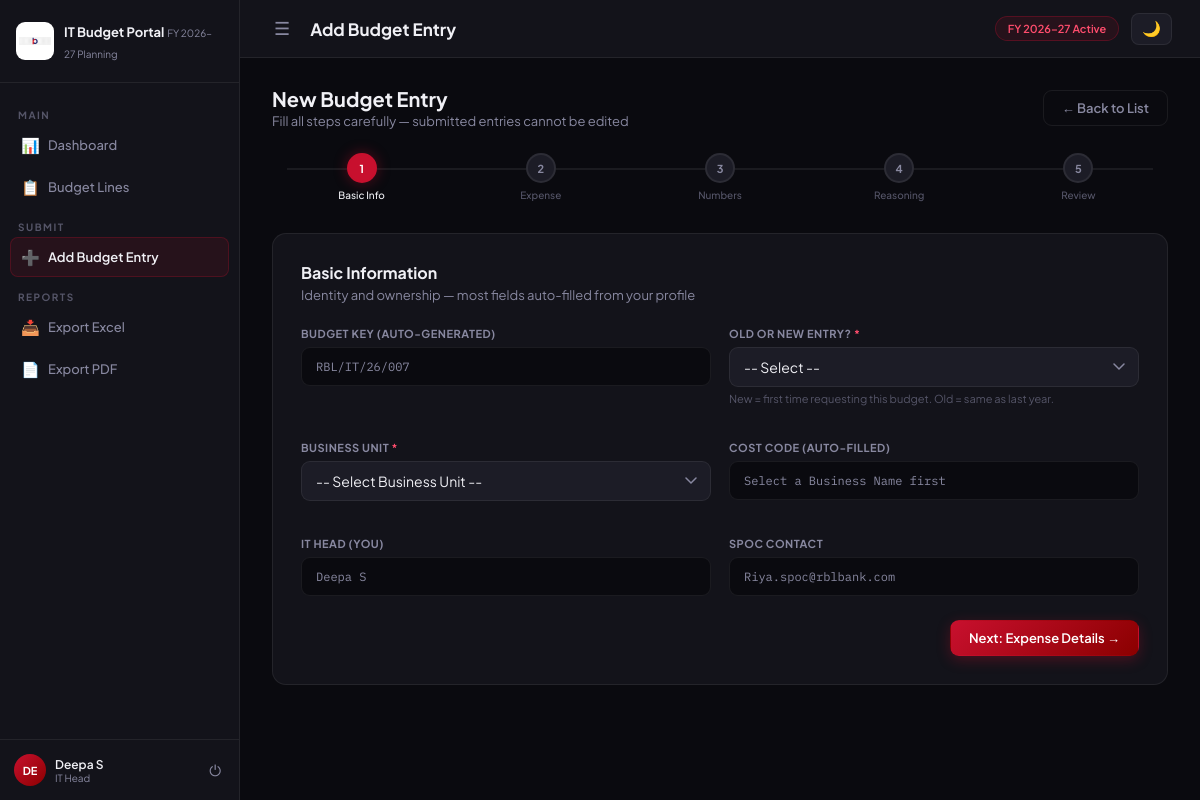
The page /budget/new (signed in) on the database its author committed.
### app/models.py (models this page shows, shortened)
class User(Base):
    __tablename__ = "users"
    id = Column(Integer, primary_key=True, index=True)
    full_name  = Column(String(100), nullable=False)
    email      = Column(String(150), unique=True, nullable=False, index=True)
    password   = Column(String(255), nullable=False)
    role = Column(Enum(UserRole), nullable=False, default=UserRole.IT_HEAD)
    department = Column(String(100), nullable=True)
    spoc_email = Column(String(150), nullable=True)
    cost_code  = Column(String(50), nullable=True)
    is_active  = Column(Boolean, default=True)
    created_at = Column(DateTime(timezone=True), server_default=func.now())
    budget_lines = relationship("BudgetLine", back_populates="submitted_by_user")
    approvals    = relationship("Approval", back_populates="action_by_user")

### app/routers/budget_router.py (the view)
@router.get("/new", response_class=HTMLResponse)
async def new_budget_form(request: Request, db: Session = Depends(get_db)):
    user = await get_user_from_cookie(request, db)
    if not user:
        return RedirectResponse(url="/auth/login")
    if user.role != models.UserRole.IT_HEAD:
        return RedirectResponse(url="/dashboard/")
    next_key = generate_budget_key(db)
    return templates.TemplateResponse("budget/form.html", {
        "request": request,
        "user": user, "next_key": next_key, "entry": None,
        "error": None, "active_page": "new_entry"
    })

### app/templates/budget/form.html (shortened to what this page needs)
{% extends "base.html" %}
{% block page_title %}Add Budget Entry{% endblock %}
{% block content %}
<div class="page-header">
  <div class="page-header-left">
    <h2>New Budget Entry</h2>
    <p>Fill all steps carefully — submitted entries cannot be edited</p>
  </div>
  <a href="/budget/" class="btn btn-ghost">← Back to List</a>
</div>
<div class="stepper">
  <div class="step active" id="step-1"><div class="step-circle">1</div><div class="step-label">Basic Info</div></div>
  <div class="step" id="step-2"><div class="step-circle">2</div><div class="step-label">Expense</div></div>
  <div class="step" id="step-3"><div class="step-circle">3</div><div class="step-label">Numbers</div></div>
  <div class="step" id="step-4"><div class="step-circle">4</div><div class="step-label">Reasoning</div></div>
  <div class="step" id="step-5"><div class="step-circle">5</div><div class="step-label">Review</div></div>
</div>
<form method="POST" action="/budget/new" id="budgetForm">
  <div class="form-step-card" id="form-step-1">
    <div class="step-card-title">Basic Information</div>
    <div class="step-card-sub">Identity and ownership — most fields auto-filled from your profile</div>
    <div class="form-grid-2">
      <div class="field-group">
        <label class="field-label">Budget Key (Auto-generated)</label>
        <div class="field-readonly">{{ next_key }}</div>
      </div>
      <div class="field-group">
        <label class="field-label field-required">Old or New Entry?</label>
        <select class="field-select" name="old_new" id="oldNew" onchange="togglePrevKey()" required>
          <option value="">-- Select --</option>
        </select>
        <div class="field-hint">New = first time requesting this budget. Old = same as last year.</div>
      </div>
      <div class="field-group">
        <label class="field-label field-required">Business Unit</label>
        <select class="field-select" name="business_name" id="businessSelect" onchange="autoFillCostCode()" required>
          <option value="">-- Select Business Unit --</option>
        </select>
      </div>
      <div class="field-group">
        <label class="field-label">Cost Code (Auto-filled)</label>
        <div class="field-readonly" id="costCodeDisplay">Select a Business Unit first</div>
      </div>
      <div class="field-group">
        <label class="field-label">IT Head (You)</label>
        <div class="field-readonly" id="itHeadDisplay">{{ user.full_name }}</div>
      </div>
      <div class="field-group">
        <label class="field-label">SPOC Contact</label>
        <div class="field-readonly">{{ user.spoc_email or 'Not set in profile' }}</div>
      </div>
    </div>
    <div class="step-nav">
      <button type="button" class="btn btn-primary" onclick="goStep(2)">Next: Expense Details →</button>
    </div>
  </div>
</form>
{% endblock %}

### app/templates/base.html (shortened to what this page needs)
<!DOCTYPE html>
<html lang="en" data-theme="dark">
<head>
  <link rel="stylesheet" href="/static/css/style.css"/>
</head>
<body>
<aside class="sidebar" id="sidebar">
  <div class="sidebar-logo">
   <img src="/static/images/rbl-logo.png"
     alt="RBL Bank"
     style="width:38px;height:38px;border-radius:9px;object-fit:contain;background:white;padding:3px;">
    <div class="sidebar-logo-text">
      <span class="logo-title">IT Budget Portal</span>
      <span class="logo-sub">FY 2026–27 Planning</span>
    </div>
  </div>
  <nav class="sidebar-nav">
    <div class="nav-section-label">Main</div>
    <a href="/dashboard/" class="nav-item {% if active_page == 'dashboard' %}active{% endif %}">
      <span class="nav-icon">📊</span> Dashboard
    </a>
    <a href="/budget/" class="nav-item {% if active_page == 'budget' %}active{% endif %}">
      <span class="nav-icon">📋</span> Budget Lines
    </a>
    {% if user.role == 'it_head' %}
    <div class="nav-section-label">Submit</div>
    <a href="/budget/new" class="nav-item {% if active_page == 'new_entry' %}active{% endif %}">
      <span class="nav-icon">➕</span> Add Budget Entry
    </a>
    {% endif %}
    <div class="nav-section-label">Reports</div>
    <a href="#" class="nav-item" onclick="showToast('📥 Excel export — coming in full build!','info'); return false;">
      <span class="nav-icon">📥</span> Export Excel
    </a>
    <a href="#" class="nav-item" onclick="showToast('📄 PDF report — coming in full build!','info'); return false;">
      <span class="nav-icon">📄</span> Export PDF
    </a>
  </nav>
  <div class="sidebar-footer">
    <div class="user-block">
      <div class="user-avatar">{{ user.full_name[:2].upper() }}</div>
      <div class="user-info">
        <div class="user-name">{{ user.full_name }}</div>
        <div class="user-role">
          {% if user.role == 'it_head' %}IT Head
          {% elif user.role == 'admin' %}Admin (CA)
          {% else %}CEO{% endif %}
        </div>
      </div>
      <a href="/auth/logout" class="logout-btn" title="Logout">⏻</a>
    </div>
  </div>
</aside>
<div class="main-wrapper">
  <header class="topbar">
    <div class="topbar-left">
      <button class="menu-toggle" onclick="toggleSidebar()" title="Toggle Menu">☰</button>
      <h1 class="topbar-title">{% block page_title %}Dashboard{% endblock %}</h1>
    </div>
    <div class="topbar-right">
      <span class="fy-badge">FY 2026–27 Active</span>
      <button class="theme-toggle" onclick="toggleTheme()" title="Toggle Dark/Light Mode" id="themeBtn">🌙</button>
    </div>
  </header>
  <main class="page-content">
    {% block content %}{% endblock %}
  </main>
</div>
</body>
</html>

### rows shown on the page
User: full_name "DE", full_name "Deepa S", spoc_email "Riya.spoc@rblbank.com"

### other values the page prints
{{ next_key }} "RBL/IT/26/007"
